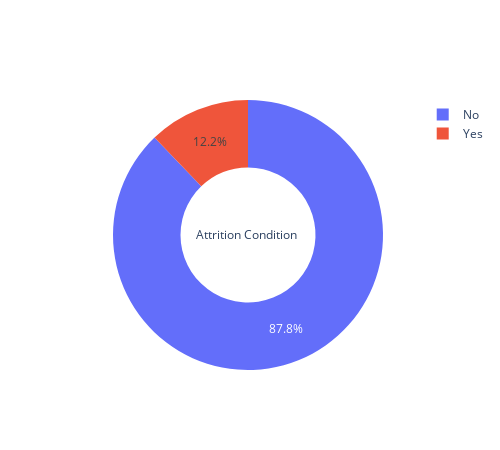

Notebook source saved alongside this figure:
### Markdown cell above
#### Analisis Data Kategorikal

### Code cell
Attrition_var = df_analisis.Attrition.value_counts().to_frame()

labels = Attrition_var.index
fig = go.Figure()
fig.add_trace(go.Pie(values=[1291, 179], title='Attrition Condition ', labels=labels, hole=0.5))
fig.update_layout(autosize=False, width=500, height=450)
fig.show()

### Figure 1 — Plotly figure (JSON) as saved in the notebook; plotly's stock layout.template omitted (floating-point values rounded to 4 significant figures)
{"data": [{"hole": 0.5, "labels": ["No", "Yes"], "title": {"text": "Attrition Condition "}, "type": "pie", "values": [1291, 179]}], "layout": {"autosize": false, "height": 450, "width": 500}}
